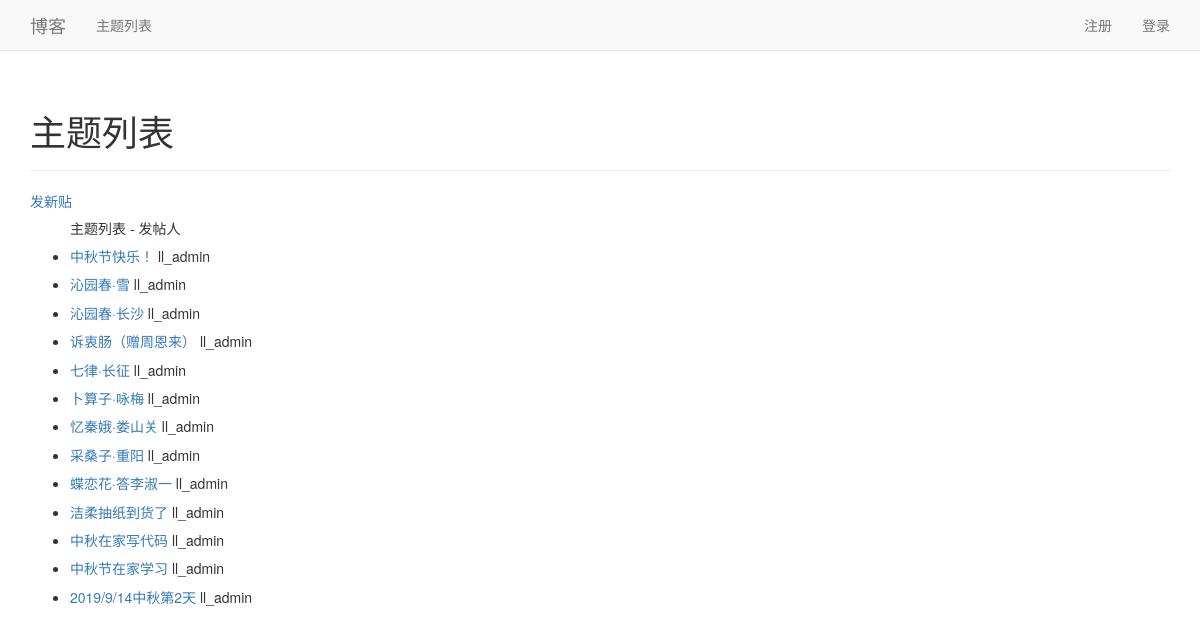
The app's page /topics/, older data.
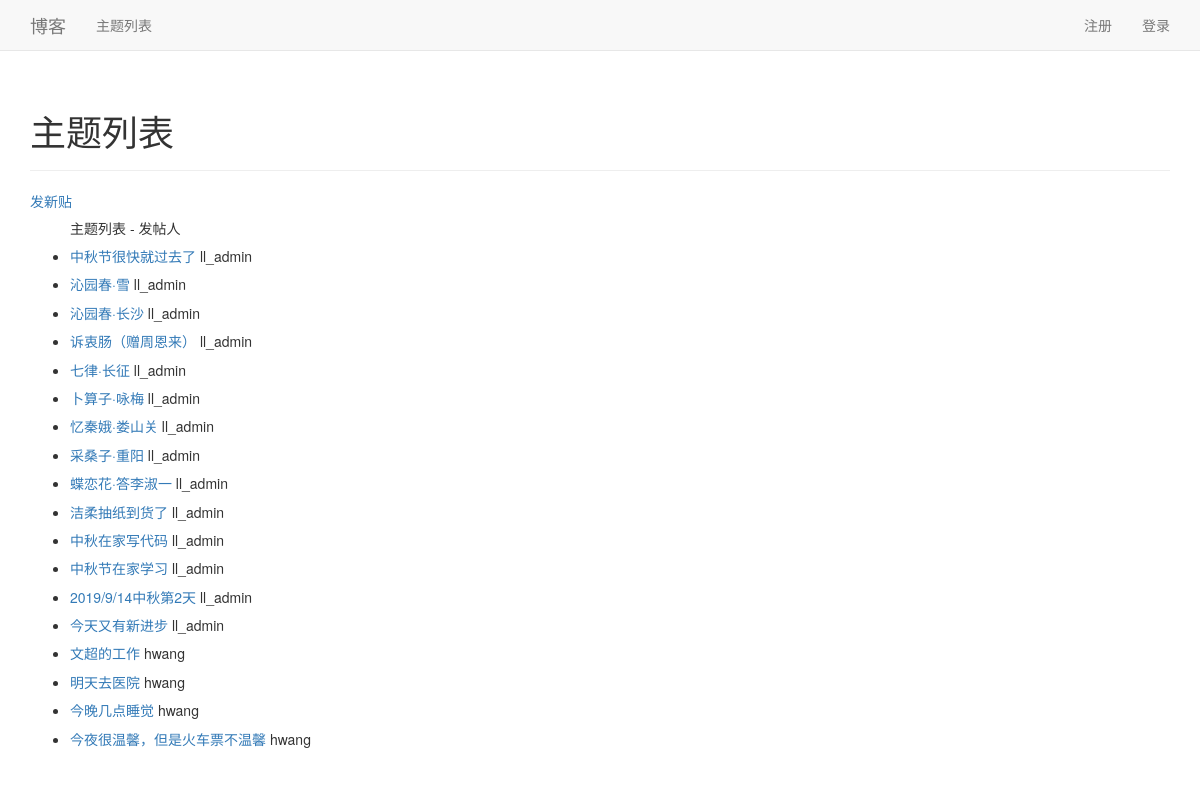
The same page, newer data.
### blogs/models.py (models this page shows)
class BlogPost(models.Model):
    title = models.CharField(max_length=200)
    text = models.TextField()
    date_added = models.DateTimeField(auto_now_add=True)
    owner = models.ForeignKey(User, on_delete=models.PROTECT)
    def __str__(self):
        return self.title

### blogs/views.py (the view)
# urls.py: url(r'^topics/$', views.topics, name='topics'),
def topics(request):
    topics = BlogPost.objects.order_by('date_added')
    context = {'topics': topics}
    return render(request, 'blogs/topics.html', context)

### blogs/templates/blogs/topics.html
{% extends "blogs/base.html" %}
{% block header %}
  <h1>主题列表</h1>
{% endblock header %}
{% block content %}
  <a href="{% url 'blogs:new_topic' %}">发新贴</a>
  <ul>
    <h5>主题列表 - 发帖人</h5>
    {% for topic in topics %}
      <li>
        <h5>
          <a href="{% url 'blogs:topic' topic.id %}">{{ topic }}</a>
              {{ topic.owner }}
        </h5>
      </li>
    {% empty %}
      <li>还没有添加任何主题.</li>
    {% endfor %}
  </ul>
{% endblock content %}

### blogs/templates/blogs/base.html (shortened to what this page needs)
{% load bootstrap3 %}
<!DOCTYPE html>
<html lang="en">
  <head>
    {% bootstrap_css %}
  </head>
  <body>
    <nav class="navbar navbar-default navbar-static-top" role="navigation">
      <div class="container">
        <div class="navbar-header">
          <a class="navbar-brand" href="{% url 'blogs:index' %}">
                博客</a>
        </div>
        <div id="navbar" class="navbar-collapse collapse">
          <ul class="nav navbar-nav">
            <li><a href="{% url 'blogs:topics' %}">主题列表</a></li>
          </ul>
          <ul class="nav navbar-nav navbar-right">
            {% if user.is_authenticated %}
              <li><a>Hello, {{ user.username }}.</a></li>
              <li><a href="{% url 'users:logout' %}">注销</a></li>
            {% else %}
              <li><a href="{% url 'users:register' %}">注册</a></li>
              <li><a href="{% url 'users:login' %}">登录</a></li>
            {% endif %}
          </ul>
        </div>
      </div>
    </nav>
    <div class="container">
      <div class="page-header">
        {% block header %}{% endblock header %}
      </div>
      <div>
        {% block content %}{% endblock content %}
      </div>
    </div>
  </body>
</html>

Row changes from the older to the newer data that the page shows:
changed BlogPost: title "中秋节快乐！" → "中秋节很快就过去了"
added BlogPost: title "今天又有新进步", owner "ll_admin"
added BlogPost: title "文超的工作", owner "hwang"
added BlogPost: title "明天去医院", owner "hwang"
added BlogPost: title "今晚几点睡觉", owner "hwang"
added BlogPost: title "今夜很温馨，但是火车票不温馨", owner "hwang"
